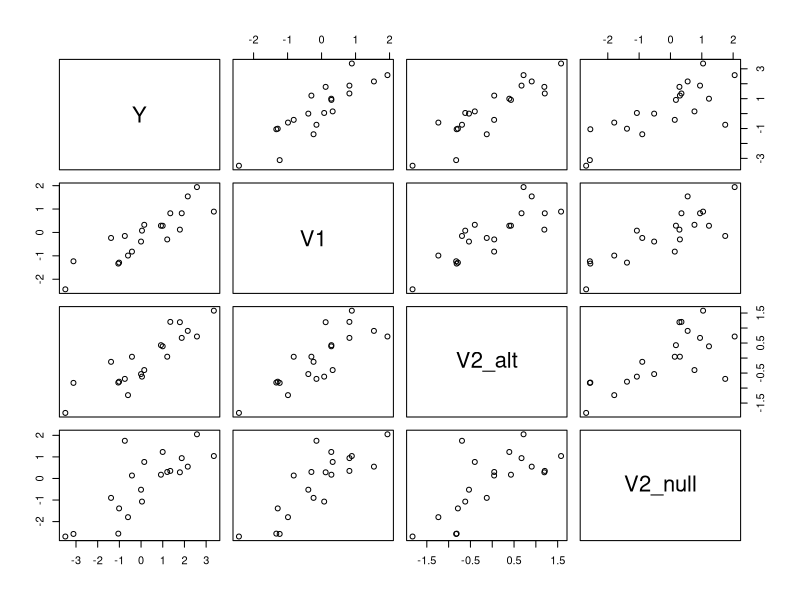
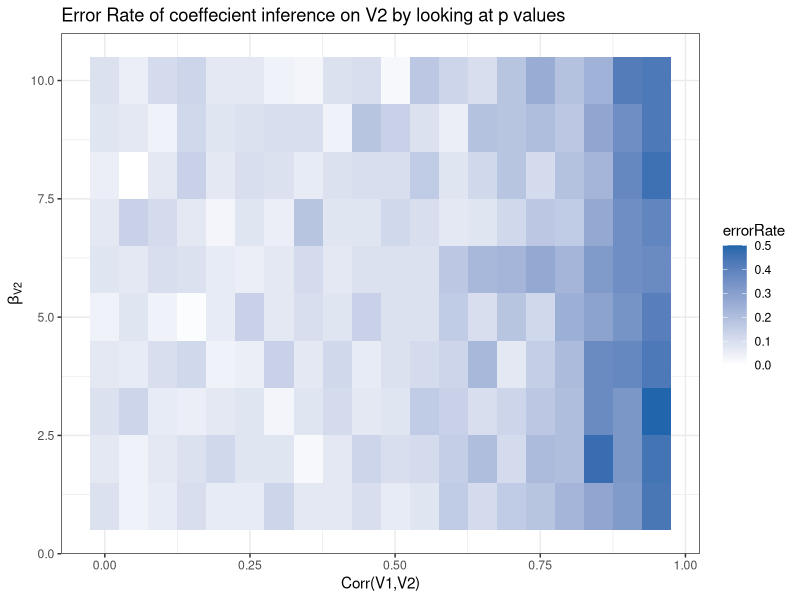

These figures' R source, in order:
## ---- chunk 1
library(MASS)
library(magrittr)
library(dplyr)
set.seed(5000)

createSigma <- function(corr=.9) {
Sigma <- diag(4) 
Sigma[1,2] = Sigma[2,1] = corr
return(Sigma)
}

simulateData <- function(V2coef=1,corr=.9,n=20) {
  mvrnorm(n = n, mu=rep(0,4), createSigma(corr), tol = 1e-6, empirical = FALSE, EISPACK = FALSE) %>% 
  as.data.frame %>%
  rename(V2_alt = V2, e1 = V3, e2 = V4) %>%
  transform(Y=  V1 + V2_alt + e1,
            V2_null = V1 + e2) %>% return
}

sampleData <- simulateData()
with(sampleData,
     plot(sampleData[c("Y","V1","V2_alt","V2_null")])
     )
## ---- chunk 2
simulation <- list(data = sampleData)
simulation$results <- with(simulation$data, list(
  fullModel = lm(Y ~ V1 + V2_alt +V2_null),
  v1Model = lm(Y ~ V1),
  v2_alt_Model = lm(Y ~ V1 + V2_alt),
  v2_null_Model = lm(Y ~ V1 + V2_null)))

#to do lapply(simulation$results, function(x) {assign(names(x)) = x})
attach(simulation$results) #just for this demo
summary(fullModel)$coef
## ---- chunk 3
anova(fullModel)
anova(v1Model,v2_alt_Model)
## ---- chunk 4
anova(v1Model,v2_null_Model)
## ---- chunk 5
v2_alt_ResidModel <- lm(resid(v1Model) ~ sampleData$V2_alt - 1)
summary(v2_alt_ResidModel)$coef

v2_null_ResidModel <- lm(resid(v1Model) ~ sampleData$V2_null -1 )
summary(v2_null_ResidModel)$coef
## ---- chunk 6

singleSimulation <- function(corr,true_effect,n_obs) {
  #input: corr: number s.t. 0 < corr< 1, true_effect any number, n_obs any integer > 0  
  #output: a list with two linear models
  data <- simulateData(V2coef = true_effect,corr = corr,n=n_obs)
  res <- list()
  res$model_null <- lm(Y~V1 + V2_null,data=data)
  res$model_alt <- lm(Y~V1 + V2_alt,data=data)
  return(res)
}

returnCoeffecients <- function(linear_model) {
  #input: a single linear model
  #output: coeffecients of V2_alt and V2_null
  linear_model$coef[3] %>% #[c("V2_alt","V2_null")] %>% // only return one?? 
    return
}

returnPValue <- function(linear_model) {
  #input: a single linear model
  #output: the p-value of coeffecient of 3rd variable
  temp <- linear_model %>% summary %>% `$`(coef) %>% `[`(3,4)
  #print(linear_model)
  return(temp)
}

testMethod <- function(significantMethod=returnCoeffecients, corr=seq(0,.95,by=.05),true_effect=(1:10), n_obs=20,n_sim=50) {
  #input: significantMethod function
  #corr: numeric vector correlation of the two variables
  #true_effect: numeric vector of true effects to measure.
  #for each combination of parameters (creates a matrix of all possible parameters)
  #and the false positive result
  true_effect <- c(true_effect) #test type II error as well! 
  sim_results <- expand.grid(corr=corr,true_effect=true_effect,n_obs=n_obs,n_sim=1:n_sim)
  sim_results[paste0("sim_",1:n_sim)] <- NA
  #now, you can run these simulations however you want
  #generate data
  apply(sim_results[c("corr","true_effect","n_obs","n_sim")],1,
        function(x) {
          c(
            x["corr"],
            x["true_effect"],
            x["n_obs"],
            x["n_sim"],
            singleSimulation(corr=x["corr"],true_effect=x["true_effect"] , n_obs = x["n_obs"]) %>% #returns list of two
            sapply(.,significantMethod)
            ) %>%
          #pull coef of interest from both regressions
          return
        }
      ) %>% 
    t %>%
    as.data.frame %>%
    return
}

res<-testMethod(significantMethod=returnPValue)
save(res,file="res.RData")

euclideanDistance <- function(x,y) {
  # sample loss function
  return(sqrt(sum((x-y)^2)))
}

binaryClassification <- function(model_null,model_alt) {  
  # sample loss function
  (model_null < .05) + (model_alt > .05) %>% `/`(2) %>%
  return
  }


createHeatMap <- function(df,lossFunction=binaryClassification,only_n_obs=20) {
  library(gplots)
  library(tidyr)
  # input: testMethod-result dataframe
  # output: summary data frame
  # side effect: print out a heatmap with loss function
  names(df) <- c("corr","true_effect","n_obs","n_sim","model_null","model_alt")
  temp <- 
  df %>% 
    mutate(true_null=0) %>%
    mutate(loss = lossFunction(model_null,model_alt))  %>%
     group_by(corr,true_effect,n_obs) %>%
    mutate(true_null = 0) %>%
    summarise(errorRate = sum(loss)/n())
  return(temp)

}

sim_res <- createHeatMap(res,lossFunction=binaryClassification)
# head(sim_res)
save(sim_res,file="heatmap.RData")

## ---- chunk 7
library(ggplot2)
ggplot(sim_res %>% arrange(-corr,-true_effect),aes(x=corr,y=true_effect,fill=errorRate)) +
         theme_bw() + 
         geom_tile() + 
  xlab("Corr(V1,V2)") + 
  ylab(expression(beta['V2'])) +
         scale_fill_gradient2(midpoint=0, low="#B2182B", high="#2166AC") + 
  ggtitle("Error Rate of coeffecient inference on V2 by looking at p values")
